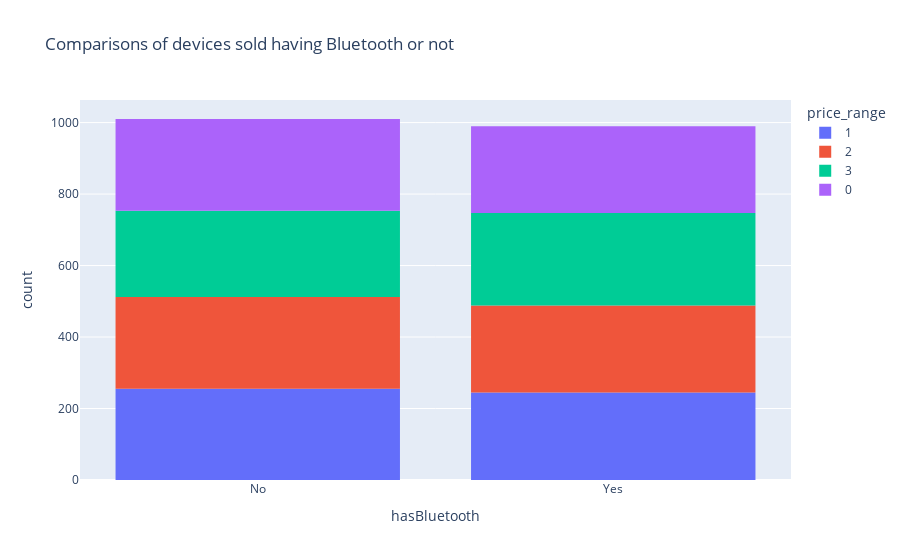

The code cell stored with this chart in its notebook:
### Code cell
#histogram
px.histogram(data_frame = df, x = 'hasBluetooth', color='price_range', title = 'Comparisons of devices sold having Bluetooth or not')

### Figure 1 — Plotly figure (JSON) as saved in the notebook; plotly's stock layout.template omitted (floating-point values rounded to 4 significant figures; data arrays with more than 128 entries replaced by an {"elided": "..."} marker saying what was removed)
{"data": [{"alignmentgroup": "True", "bingroup": "x", "hovertemplate": "price_range=1<br>hasBluetooth=%{x}<br>count=%{y}<extra></extra>", "legendgroup": "1", "marker": {"color": "#636efa", "pattern": {"shape": ""}}, "name": "1", "offsetgroup": "1", "orientation": "v", "showlegend": true, "type": "histogram", "x": {"elided": "500 str values"}, "xaxis": "x", "yaxis": "y"}, {"alignmentgroup": "True", "bingroup": "x", "hovertemplate": "price_range=2<br>hasBluetooth=%{x}<br>count=%{y}<extra></extra>", "legendgroup": "2", "marker": {"color": "#EF553B", "pattern": {"shape": ""}}, "name": "2", "offsetgroup": "2", "orientation": "v", "showlegend": true, "type": "histogram", "x": {"elided": "500 str values"}, "xaxis": "x", "yaxis": "y"}, {"alignmentgroup": "True", "bingroup": "x", "hovertemplate": "price_range=3<br>hasBluetooth=%{x}<br>count=%{y}<extra></extra>", "legendgroup": "3", "marker": {"color": "#00cc96", "pattern": {"shape": ""}}, "name": "3", "offsetgroup": "3", "orientation": "v", "showlegend": true, "type": "histogram", "x": {"elided": "500 str values"}, "xaxis": "x", "yaxis": "y"}, {"alignmentgroup": "True", "bingroup": "x", "hovertemplate": "price_range=0<br>hasBluetooth=%{x}<br>count=%{y}<extra></extra>", "legendgroup": "0", "marker": {"color": "#ab63fa", "pattern": {"shape": ""}}, "name": "0", "offsetgroup": "0", "orientation": "v", "showlegend": true, "type": "histogram", "x": {"elided": "500 str values"}, "xaxis": "x", "yaxis": "y"}], "layout": {"barmode": "relative", "legend": {"title": {"text": "price_range"}, "tracegroupgap": 0}, "title": {"text": "Comparisons of devices sold having Bluetooth or not"}, "xaxis": {"anchor": "y", "domain": [0, 1], "title": {"text": "hasBluetooth"}}, "yaxis": {"anchor": "x", "domain": [0, 1], "title": {"text": "count"}}}}
